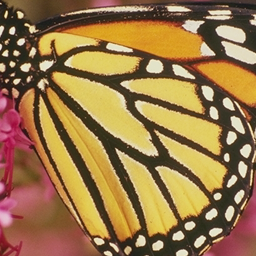
#> input picture utils/test.bmp, 256 x 256 px
$ python -i utils_funct.py   (imports and definitions only)
#> lines starting #> are read from the running program, lines starting #| are printed output that depends on the picture
import numpy as np
from PIL import Image
import matplotlib.pyplot as plt
import matplotlib.colors as colors


# MI FA LA FFT SULLE RIGHE SENZA SHIFT
def fft_righe(immagine):
    fft2_rows = np.fft.fft(immagine, axis=1)
    return fft2_rows

# MI FA LA FFT SULLE COLONNE SENZA SHIFT
def fft_colonne(immagine):
    fft2_columns = np.fft.fft(immagine, axis=0)
    return fft2_columns

# MI FA LA FFT SULLE RIGHE CON SHIFT
# [108 lines left out: functions fft_righe_shift, fft_colonne_shift, fft_da_array, fft_da_immagine, fft_da_array_colorized, fft_da_array_colorized_da_immagine and 2 more, not called in this run]

from scipy.fftpack import fft2, ifft2
from scipy.ndimage import gaussian_filter

def compute_prnu(img, noise_std=0, filter_std=1.0):
    """
    Compute the PRNU pattern of an image using a Wiener filter.

    :param image: Input image (2D numpy array).
    :param noise_std: Standard deviation of the noise.
    :param filter_std: Standard deviation for Gaussian filter.
    :return: PRNU pattern.
    """
#> called with img = 'utils/test.bmp', noise_std = 0, filter_std = 1
    image = Image.open(img).convert('L')
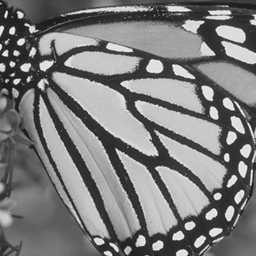
#> image: PIL image 256x256 L; min 20, max 245, mean 124
    image_array = np.array(image)
    # Apply a Gaussian filter (denoising)
    denoised_image = gaussian_filter(image_array, filter_std)
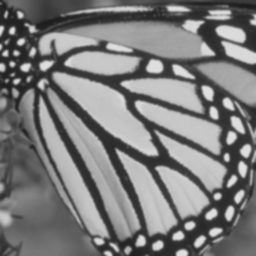
#> denoised_image: shape (256, 256); min 28, max 226, mean 123

    # Compute the residual (noise)
    residual = image_array - denoised_image
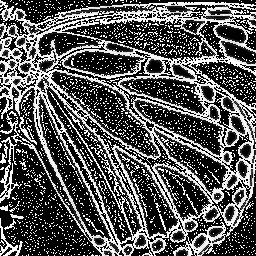
#> residual: shape (256, 256); min 0, max 255, mean 86.7

    # Apply Wiener filter in the frequency domain
    image_fft = fft2(residual)
    psd = np.abs(image_fft)  # Power spectral density
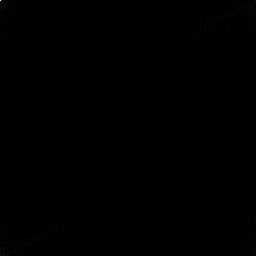
#> psd: shape (256, 256) float64; min 31.53, max 5684191, mean 23359.1; drawn with min black and max white
    wiener_filter = psd / (psd + noise_std ** 2)
#> wiener_filter: shape (256, 256) float64; every value is 1
    prnu_pattern = np.real(ifft2(image_fft * wiener_filter))

    return prnu_pattern


# suca

# [12 lines left out: function create_image_with_moving_block, not called in this run]

>>> result = compute_prnu('utils/test.bmp')
